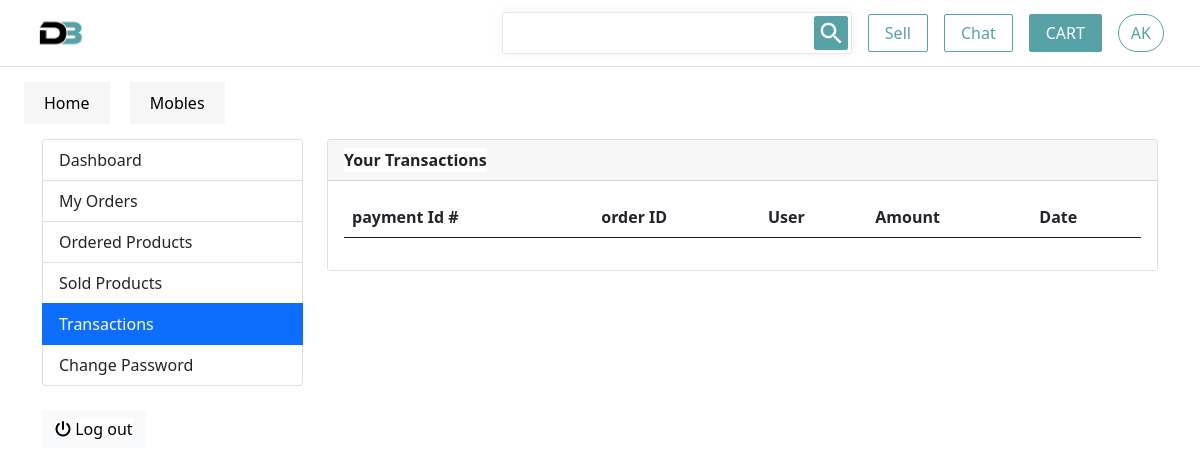
Before: /dashboard/transactions/ (signed in) with the older database file.
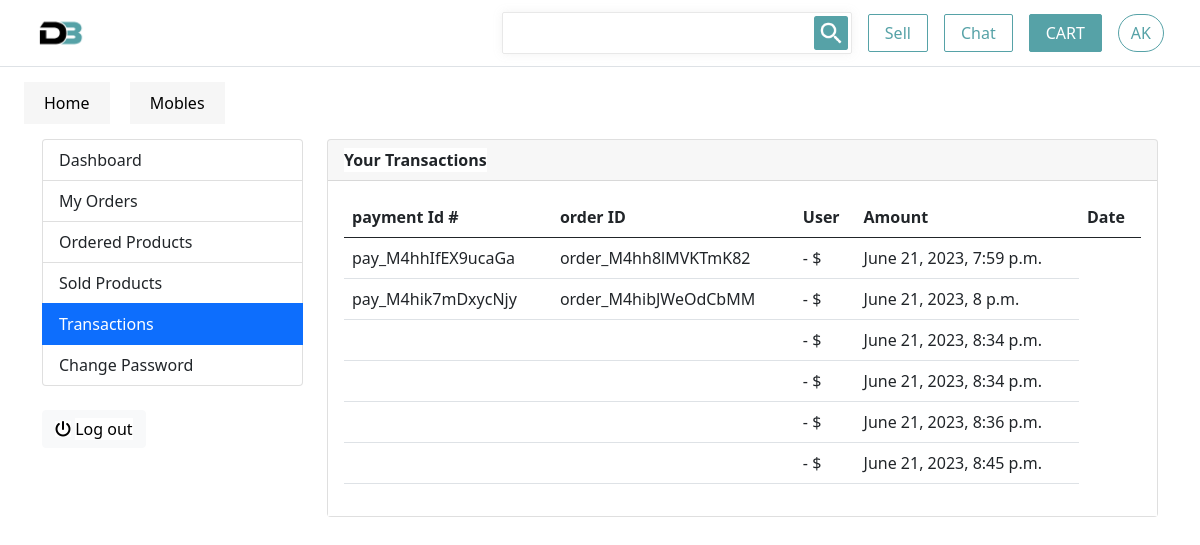
After: the same page with the newer database file.
### products/models.py (models this page shows, shortened)
class Category(models.Model):
    category_name = models.CharField(max_length=50, unique=True)
    slug = models.SlugField(max_length=50, unique=True)
    description = models.TextField(max_length=255, blank=True)
    cat_image = models.ImageField(upload_to='category/images/', blank=True)
    class Meta:
        verbose_name = 'category'
        verbose_name_plural = 'categories'
    def get_url(self):
        return reverse('products_by_category',args=[self.slug])

### order/models.py (models this page shows, shortened)
class Payment(models.Model):
    user = models.ForeignKey(Account, on_delete=models.CASCADE,related_name='user')
    vendor = models.ForeignKey(Account, on_delete=models.CASCADE,related_name='vendor',null=True,blank=True)
    payment_id = models.CharField(max_length=100)
    payment_method = models.CharField(max_length=100)
    amount_paid = models.CharField(max_length=100) # this is the total amount paid
    status = models.CharField(max_length=100)
    created_at = models.DateTimeField(auto_now_add=True)

class Order(models.Model):
            user = models.ForeignKey(Account, on_delete=models.SET_NULL, null=True)
            payment = models.OneToOneField(Payment, on_delete=models.SET_NULL, blank=True, null=True,related_name='order',unique=True)
            order_number = models.CharField(max_length=20)
            first_name = models.CharField(max_length=50)
            last_name = models.CharField(max_length=50)
            phone = models.CharField(max_length=15)
            email = models.EmailField(max_length=50)
            address_line_1 = models.CharField(max_length=50)
            address_line_2 = models.CharField(max_length=50, blank=True)
            country = models.CharField(max_length=50)
            state = models.CharField(max_length=50)
            city = models.CharField(max_length=50)
            order_note = models.CharField(max_length=100, blank=True)
            order_total = models.FloatField(default=0)
            tax = models.FloatField(default=2)
            ip = models.CharField(blank=True, max_length=20)
            is_ordered = models.BooleanField(default=False)
            created_at = models.DateTimeField(auto_now_add=True)
            updated_at = models.DateTimeField(auto_now=True)

### Dashboard/views.py (the view)
# urls.py: path('transactions/',view=views.transactions,name='transactions'),
def transactions(request):
    transactions = Payment.objects.filter(Q(user=request.user) | Q(vendor=request.user))
    context = {
         'payments': transactions,
    }
    return render(request, 'dashboard/transactions.html', context)

### products/context_processors.py (called while the page is built)
def category_links(request):
    return {'links':Category.objects.all(),}

### Dashboard/templates/dashboard/transactions.html (shortened to what this page needs)
{% extends 'base.html' %}
{% block body %}
<section class="section-conten padding-y bg">
<div class="container">
	<div class="row">
	{% include 'includes/dashboard_sidebar.html' %}
	<main class="col-md-9">
		<article class="card">
		<header class="card-header">
			<strong class="d-inline-block mr-3">Your Transactions</strong>
		</header>
		<div class="card-body">
			<div class="row">
			<div class="col-md-12">
				<table class="table table-hover">
				  <thead>
				    <tr>
				      <th scope="col">payment Id #</th>
				      <th scope="col">order ID</th>
				      <th scope="col">User</th>
				      <th scope="col">Amount </th>
							<th scope="col">Date</th>
				    </tr>
				  </thead>
				  <tbody>
						{% for payment in payments %}
				    <tr>
				      <td>{{payment.payment_id}}</td>
                      <td>{{payment.order.order_number}}</td>
                      <td>- ${{payment.amount_paid}}</td>
					  <td>{{payment.created_at}}</td>
				    </tr>
				       {% endfor %}
				  </tbody>
				</table>
			</div>
			</div>
		</div>
		</article>
	</main>
</div>
</div>
</section>
{% endblock %}

### templates/includes/navbar.html (shortened to what this page needs)
{% load static %}
{% block css %}
<link rel="stylesheet" href="{% static 'css/navbar.css' %}">
{% endblock %}
<nav class="navbar ps-4 pe-4 border-bottom navbar-expand-lg navbar-light bg-white d-flex">
    <div class="container-fluid d-flex">
        <a class="navbar-brand p-0 d-none d-lg-block" href="">
            <img src="{% static 'imgs/logo_light.png' %}" width="50px" alt="">
        </a>
        <div class="justify-content-end">
        <div class="collapse navbar-collapse justify-content-end" id="navbarSupportedContent">
            <form class="d-flex form">
                <input class="form-control form-search me-2 p-1" type="search"  aria-label="Search">
                <button class="btn btn-search p-05 " type="submit">
                    <img src="{% static 'imgs/search.png' %}" width="34px" alt="">
                </button>
            </form>
            {% if request.user.id is None %}
            <a href="{% url 'signup' %}" class="btn btn-border ms-3 ps-3 pe-3 btn-outline-db">Sign Up</a>
            <a href="{% url 'login' %}" class="btn btn-border ms-3 ps-3 pe-3 btn-outline-db">Login</a>
            {% else %}
            <a href="{% url 'sell' %}" class="btn btn-border ms-3 ps-3 pe-3 btn-outline-db">Sell</a>
            <a href="{% url 'messages'%}" class="btn ms-3 ps-3 pe-3 btn-border btn-outline-db">Chat</a>
            {% endif %}
                <a href="{% url 'cart' %}" class="btn btn-color ms-3 ps-3 pe-3 me-3 btn-outline-db">CART</a>
            {% if request.user.id %}
            <div class="btn btn-profile text-center" data-bs-toggle="dropdown" aria-expanded="false">
                AK
            </div>
            {% endif %}
        </div>
        </div>
    </div>
</nav>
<div class="category_nav">
  <div class="m-4">
    {% for category in links %}
        <a class="me-3" href='{{category.get_url}}'>{{ category.category_name }}</a>
    {%endfor%}
  </div>
</div>

Changed rows visible on the page:
added Payment: payment_id "pay_M4hhIfEX9ucaGa", order.order_number "order_M4hh8lMVKTmK82", created_at "June 21, 2023, 7:59 p.m."
added Payment: payment_id "pay_M4hik7mDxycNjy", order.order_number "order_M4hibJWeOdCbMM", created_at "June 21, 2023, 8 p.m."
added Payment: created_at "June 21, 2023, 8:34 p.m."
added Payment: created_at "June 21, 2023, 8:34 p.m."
added Payment: created_at "June 21, 2023, 8:36 p.m."
added Payment: created_at "June 21, 2023, 8:45 p.m."
